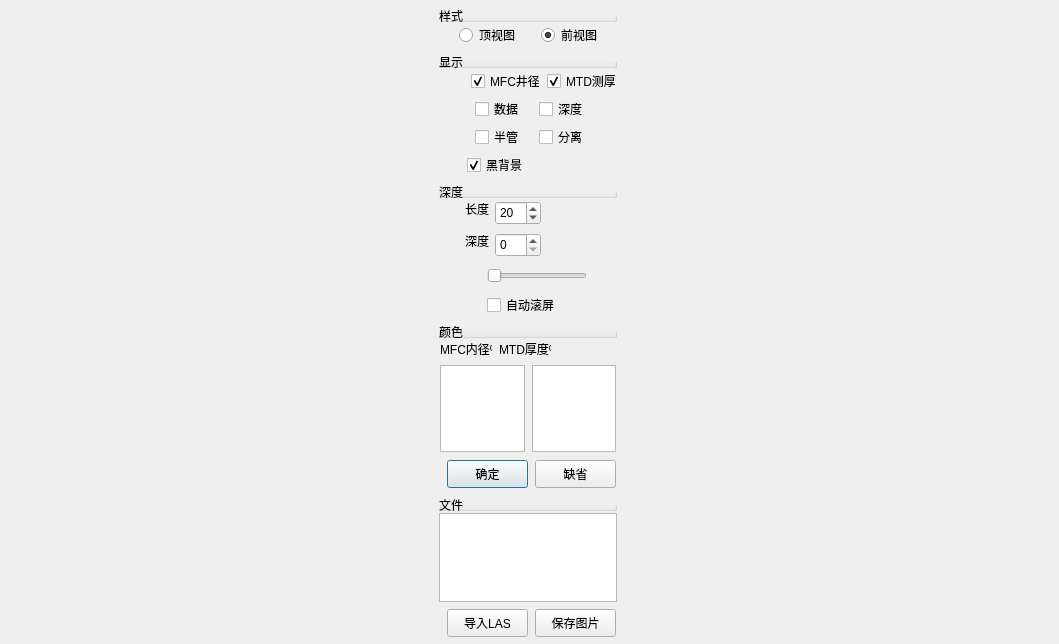
<?xml version="1.0" encoding="UTF-8"?>
<ui version="4.0">
 <class>casing3D</class>
 <widget class="QDialog" name="casing3D">
  <property name="enabled">
   <bool>true</bool>
  </property>
  <property name="geometry">
   <rect>
    <x>0</x>
    <y>0</y>
    <width>1059</width>
    <height>644</height>
   </rect>
  </property>
  <property name="windowTitle">
   <string>套管成像 (鼠标控制：左键旋转 右键缩放 中键拉伸 滚轮深度)</string>
  </property>
  <property name="windowIcon">
   <iconset>
    <normaloff>:/image/image/nemo.ico</normaloff>:/image/image/nemo.ico</iconset>
  </property>
  <property name="styleSheet">
   <string notr="true"/>
  </property>
  <layout class="QHBoxLayout" name="hGL" stretch="0">
   <property name="spacing">
    <number>0</number>
   </property>
   <property name="leftMargin">
    <number>0</number>
   </property>
   <property name="topMargin">
    <number>0</number>
   </property>
   <property name="rightMargin">
    <number>0</number>
   </property>
   <property name="bottomMargin">
    <number>0</number>
   </property>
   <item>
    <widget class="QWidget" name="option" native="true">
     <property name="maximumSize">
      <size>
       <width>180</width>
       <height>16777215</height>
      </size>
     </property>
     <widget class="QGroupBox" name="gbViewport">
      <property name="geometry">
       <rect>
        <x>0</x>
        <y>6</y>
        <width>178</width>
        <height>16</height>
       </rect>
      </property>
      <property name="title">
       <string>样式</string>
      </property>
      <property name="flat">
       <bool>true</bool>
      </property>
     </widget>
     <widget class="QGroupBox" name="gbShow">
      <property name="geometry">
       <rect>
        <x>0</x>
        <y>52</y>
        <width>178</width>
        <height>16</height>
       </rect>
      </property>
      <property name="title">
       <string>显示</string>
      </property>
      <property name="flat">
       <bool>true</bool>
      </property>
     </widget>
     <widget class="QGroupBox" name="gbDepth">
      <property name="geometry">
       <rect>
        <x>0</x>
        <y>182</y>
        <width>178</width>
        <height>16</height>
       </rect>
      </property>
      <property name="title">
       <string>深度</string>
      </property>
      <property name="flat">
       <bool>true</bool>
      </property>
     </widget>
     <widget class="QGroupBox" name="gbColor">
      <property name="geometry">
       <rect>
        <x>0</x>
        <y>322</y>
        <width>178</width>
        <height>16</height>
       </rect>
      </property>
      <property name="title">
       <string>颜色</string>
      </property>
      <property name="flat">
       <bool>true</bool>
      </property>
     </widget>
     <widget class="QGroupBox" name="gbFile">
      <property name="geometry">
       <rect>
        <x>0</x>
        <y>495</y>
        <width>178</width>
        <height>16</height>
       </rect>
      </property>
      <property name="title">
       <string>文件</string>
      </property>
      <property name="flat">
       <bool>true</bool>
      </property>
     </widget>
     <widget class="QListWidget" name="files">
      <property name="geometry">
       <rect>
        <x>0</x>
        <y>513</y>
        <width>178</width>
        <height>89</height>
       </rect>
      </property>
      <property name="maximumSize">
       <size>
        <width>16777215</width>
        <height>120</height>
       </size>
      </property>
     </widget>
     <widget class="QLabel" name="lbllenth">
      <property name="geometry">
       <rect>
        <x>26</x>
        <y>201</y>
        <width>24</width>
        <height>16</height>
       </rect>
      </property>
      <property name="toolTip">
       <string>单位：米/荧屏</string>
      </property>
      <property name="text">
       <string>长度</string>
      </property>
     </widget>
     <widget class="QDoubleSpinBox" name="dispLength">
      <property name="geometry">
       <rect>
        <x>56</x>
        <y>201</y>
        <width>46</width>
        <height>24</height>
       </rect>
      </property>
      <property name="minimumSize">
       <size>
        <width>0</width>
        <height>0</height>
       </size>
      </property>
      <property name="decimals">
       <number>0</number>
      </property>
      <property name="minimum">
       <double>1.000000000000000</double>
      </property>
      <property name="maximum">
       <double>500.000000000000000</double>
      </property>
      <property name="value">
       <double>20.000000000000000</double>
      </property>
     </widget>
     <widget class="QRadioButton" name="viewtop">
      <property name="geometry">
       <rect>
        <x>20</x>
        <y>27</y>
        <width>75</width>
        <height>16</height>
       </rect>
      </property>
      <property name="text">
       <string>顶视图  </string>
      </property>
     </widget>
     <widget class="QRadioButton" name="viewfront">
      <property name="geometry">
       <rect>
        <x>102</x>
        <y>27</y>
        <width>75</width>
        <height>16</height>
       </rect>
      </property>
      <property name="text">
       <string>前视图  </string>
      </property>
      <property name="checked">
       <bool>true</bool>
      </property>
     </widget>
     <widget class="QTableWidget" name="mfcColor">
      <property name="geometry">
       <rect>
        <x>1</x>
        <y>365</y>
        <width>85</width>
        <height>87</height>
       </rect>
      </property>
      <property name="maximumSize">
       <size>
        <width>16777215</width>
        <height>400</height>
       </size>
      </property>
      <property name="toolTip">
       <string>(实测半径-原始半径) / 厚度</string>
      </property>
      <property name="frameShape">
       <enum>QFrame::StyledPanel</enum>
      </property>
      <property name="verticalScrollBarPolicy">
       <enum>Qt::ScrollBarAlwaysOff</enum>
      </property>
      <property name="horizontalScrollBarPolicy">
       <enum>Qt::ScrollBarAlwaysOff</enum>
      </property>
      <property name="selectionMode">
       <enum>QAbstractItemView::SingleSelection</enum>
      </property>
      <property name="selectionBehavior">
       <enum>QAbstractItemView::SelectRows</enum>
      </property>
      <property name="wordWrap">
       <bool>false</bool>
      </property>
      <property name="cornerButtonEnabled">
       <bool>false</bool>
      </property>
      <attribute name="horizontalHeaderVisible">
       <bool>false</bool>
      </attribute>
      <attribute name="horizontalHeaderMinimumSectionSize">
       <number>10</number>
      </attribute>
      <attribute name="horizontalHeaderDefaultSectionSize">
       <number>40</number>
      </attribute>
      <attribute name="horizontalHeaderHighlightSections">
       <bool>true</bool>
      </attribute>
      <attribute name="verticalHeaderVisible">
       <bool>false</bool>
      </attribute>
      <attribute name="verticalHeaderMinimumSectionSize">
       <number>10</number>
      </attribute>
      <attribute name="verticalHeaderDefaultSectionSize">
       <number>16</number>
      </attribute>
      <attribute name="verticalHeaderShowSortIndicator" stdset="0">
       <bool>false</bool>
      </attribute>
      <attribute name="verticalHeaderStretchLastSection">
       <bool>false</bool>
      </attribute>
      <column>
       <property name="text">
        <string>差值</string>
       </property>
       <property name="foreground">
        <brush brushstyle="NoBrush">
         <color alpha="255">
          <red>0</red>
          <green>0</green>
          <blue>0</blue>
         </color>
        </brush>
       </property>
      </column>
      <column>
       <property name="text">
        <string>颜色</string>
       </property>
      </column>
     </widget>
     <widget class="QTableWidget" name="mtdColor">
      <property name="geometry">
       <rect>
        <x>93</x>
        <y>365</y>
        <width>84</width>
        <height>87</height>
       </rect>
      </property>
      <property name="maximumSize">
       <size>
        <width>16777215</width>
        <height>400</height>
       </size>
      </property>
      <property name="toolTip">
       <string>实测厚度 / 原始厚度</string>
      </property>
      <property name="verticalScrollBarPolicy">
       <enum>Qt::ScrollBarAlwaysOff</enum>
      </property>
      <property name="horizontalScrollBarPolicy">
       <enum>Qt::ScrollBarAlwaysOff</enum>
      </property>
      <property name="alternatingRowColors">
       <bool>false</bool>
      </property>
      <property name="selectionMode">
       <enum>QAbstractItemView::SingleSelection</enum>
      </property>
      <property name="selectionBehavior">
       <enum>QAbstractItemView::SelectRows</enum>
      </property>
      <property name="wordWrap">
       <bool>false</bool>
      </property>
      <property name="cornerButtonEnabled">
       <bool>false</bool>
      </property>
      <attribute name="horizontalHeaderVisible">
       <bool>false</bool>
      </attribute>
      <attribute name="horizontalHeaderDefaultSectionSize">
       <number>40</number>
      </attribute>
      <attribute name="horizontalHeaderHighlightSections">
       <bool>false</bool>
      </attribute>
      <attribute name="verticalHeaderVisible">
       <bool>false</bool>
      </attribute>
      <attribute name="verticalHeaderDefaultSectionSize">
       <number>22</number>
      </attribute>
      <column>
       <property name="text">
        <string>差值</string>
       </property>
       <property name="background">
        <color>
         <red>0</red>
         <green>0</green>
         <blue>0</blue>
        </color>
       </property>
       <property name="foreground">
        <brush brushstyle="NoBrush">
         <color alpha="255">
          <red>0</red>
          <green>0</green>
          <blue>0</blue>
         </color>
        </brush>
       </property>
      </column>
      <column>
       <property name="text">
        <string>颜色</string>
       </property>
       <property name="background">
        <color>
         <red>0</red>
         <green>0</green>
         <blue>0</blue>
        </color>
       </property>
       <property name="foreground">
        <brush brushstyle="NoBrush">
         <color alpha="255">
          <red>255</red>
          <green>255</green>
          <blue>255</blue>
         </color>
        </brush>
       </property>
      </column>
     </widget>
     <widget class="QSlider" name="depSelect">
      <property name="geometry">
       <rect>
        <x>48</x>
        <y>265</y>
        <width>100</width>
        <height>22</height>
       </rect>
      </property>
      <property name="minimumSize">
       <size>
        <width>100</width>
        <height>0</height>
       </size>
      </property>
      <property name="maximumSize">
       <size>
        <width>100</width>
        <height>16777215</height>
       </size>
      </property>
      <property name="maximum">
       <number>100</number>
      </property>
      <property name="singleStep">
       <number>1</number>
      </property>
      <property name="pageStep">
       <number>5</number>
      </property>
      <property name="orientation">
       <enum>Qt::Horizontal</enum>
      </property>
     </widget>
     <widget class="QCheckBox" name="showBack">
      <property name="geometry">
       <rect>
        <x>28</x>
        <y>157</y>
        <width>63</width>
        <height>16</height>
       </rect>
      </property>
      <property name="text">
       <string>黑背景</string>
      </property>
      <property name="checked">
       <bool>true</bool>
      </property>
     </widget>
     <widget class="QCheckBox" name="showMFC">
      <property name="geometry">
       <rect>
        <x>32</x>
        <y>73</y>
        <width>69</width>
        <height>16</height>
       </rect>
      </property>
      <property name="text">
       <string>MFC井径</string>
      </property>
      <property name="checked">
       <bool>true</bool>
      </property>
     </widget>
     <widget class="QCheckBox" name="showMTD">
      <property name="geometry">
       <rect>
        <x>108</x>
        <y>73</y>
        <width>69</width>
        <height>16</height>
       </rect>
      </property>
      <property name="text">
       <string>MTD测厚</string>
      </property>
      <property name="checked">
       <bool>true</bool>
      </property>
     </widget>
     <widget class="QLabel" name="label">
      <property name="geometry">
       <rect>
        <x>26</x>
        <y>233</y>
        <width>24</width>
        <height>16</height>
       </rect>
      </property>
      <property name="text">
       <string>深度</string>
      </property>
     </widget>
     <widget class="QDoubleSpinBox" name="depth">
      <property name="geometry">
       <rect>
        <x>56</x>
        <y>233</y>
        <width>46</width>
        <height>24</height>
       </rect>
      </property>
      <property name="minimumSize">
       <size>
        <width>0</width>
        <height>0</height>
       </size>
      </property>
      <property name="decimals">
       <number>0</number>
      </property>
     </widget>
     <widget class="QCheckBox" name="showApart">
      <property name="geometry">
       <rect>
        <x>100</x>
        <y>129</y>
        <width>51</width>
        <height>16</height>
       </rect>
      </property>
      <property name="text">
       <string>分离</string>
      </property>
      <property name="checked">
       <bool>false</bool>
      </property>
     </widget>
     <widget class="QCheckBox" name="showClip">
      <property name="geometry">
       <rect>
        <x>36</x>
        <y>129</y>
        <width>51</width>
        <height>16</height>
       </rect>
      </property>
      <property name="text">
       <string>半管</string>
      </property>
      <property name="checked">
       <bool>false</bool>
      </property>
     </widget>
     <widget class="QCheckBox" name="showData">
      <property name="geometry">
       <rect>
        <x>36</x>
        <y>101</y>
        <width>51</width>
        <height>16</height>
       </rect>
      </property>
      <property name="text">
       <string>数据</string>
      </property>
      <property name="checked">
       <bool>false</bool>
      </property>
     </widget>
     <widget class="QCheckBox" name="showDep">
      <property name="geometry">
       <rect>
        <x>100</x>
        <y>101</y>
        <width>51</width>
        <height>16</height>
       </rect>
      </property>
      <property name="text">
       <string>深度</string>
      </property>
     </widget>
     <widget class="QCheckBox" name="depAuto">
      <property name="geometry">
       <rect>
        <x>48</x>
        <y>297</y>
        <width>75</width>
        <height>16</height>
       </rect>
      </property>
      <property name="minimumSize">
       <size>
        <width>0</width>
        <height>0</height>
       </size>
      </property>
      <property name="text">
       <string>自动滚屏</string>
      </property>
     </widget>
     <widget class="QPushButton" name="colorOK">
      <property name="geometry">
       <rect>
        <x>8</x>
        <y>460</y>
        <width>81</width>
        <height>28</height>
       </rect>
      </property>
      <property name="styleSheet">
       <string notr="true"/>
      </property>
      <property name="text">
       <string>确定</string>
      </property>
     </widget>
     <widget class="QPushButton" name="colorReset">
      <property name="geometry">
       <rect>
        <x>96</x>
        <y>460</y>
        <width>81</width>
        <height>28</height>
       </rect>
      </property>
      <property name="styleSheet">
       <string notr="true"/>
      </property>
      <property name="text">
       <string>缺省</string>
      </property>
     </widget>
     <widget class="QLabel" name="lblColorMFC">
      <property name="geometry">
       <rect>
        <x>1</x>
        <y>341</y>
        <width>52</width>
        <height>16</height>
       </rect>
      </property>
      <property name="text">
       <string>MFC内径%</string>
      </property>
      <property name="margin">
       <number>2</number>
      </property>
     </widget>
     <widget class="QLabel" name="lblColorMTD">
      <property name="geometry">
       <rect>
        <x>60</x>
        <y>341</y>
        <width>52</width>
        <height>16</height>
       </rect>
      </property>
      <property name="text">
       <string>MTD厚度%</string>
      </property>
      <property name="margin">
       <number>2</number>
      </property>
     </widget>
     <widget class="QPushButton" name="importLAS">
      <property name="geometry">
       <rect>
        <x>8</x>
        <y>609</y>
        <width>81</width>
        <height>28</height>
       </rect>
      </property>
      <property name="text">
       <string>导入LAS</string>
      </property>
     </widget>
     <widget class="QPushButton" name="saveBmp">
      <property name="geometry">
       <rect>
        <x>96</x>
        <y>609</y>
        <width>81</width>
        <height>28</height>
       </rect>
      </property>
      <property name="styleSheet">
       <string notr="true"/>
      </property>
      <property name="text">
       <string>保存图片</string>
      </property>
     </widget>
    </widget>
   </item>
  </layout>
 </widget>
 <resources>
  <include location="nemo.qrc"/>
 </resources>
 <connections>
  <connection>
   <sender>mfcColor</sender>
   <signal>cellClicked(int,int)</signal>
   <receiver>casing3D</receiver>
   <slot>on_color_click()</slot>
   <hints>
    <hint type="sourcelabel">
     <x>524</x>
     <y>419</y>
    </hint>
    <hint type="destinationlabel">
     <x>734</x>
     <y>432</y>
    </hint>
   </hints>
  </connection>
  <connection>
   <sender>mtdColor</sender>
   <signal>cellClicked(int,int)</signal>
   <receiver>casing3D</receiver>
   <slot>on_color_click()</slot>
   <hints>
    <hint type="sourcelabel">
     <x>615</x>
     <y>419</y>
    </hint>
    <hint type="destinationlabel">
     <x>727</x>
     <y>382</y>
    </hint>
   </hints>
  </connection>
  <connection>
   <sender>depAuto</sender>
   <signal>clicked(bool)</signal>
   <receiver>casing3D</receiver>
   <slot>on_auto_depth()</slot>
   <hints>
    <hint type="sourcelabel">
     <x>615</x>
     <y>302</y>
    </hint>
    <hint type="destinationlabel">
     <x>668</x>
     <y>295</y>
    </hint>
   </hints>
  </connection>
  <connection>
   <sender>colorOK</sender>
   <signal>clicked()</signal>
   <receiver>casing3D</receiver>
   <slot>on_colorOk_click()</slot>
   <hints>
    <hint type="sourcelabel">
     <x>534</x>
     <y>497</y>
    </hint>
    <hint type="destinationlabel">
     <x>735</x>
     <y>502</y>
    </hint>
   </hints>
  </connection>
  <connection>
   <sender>colorReset</sender>
   <signal>clicked()</signal>
   <receiver>casing3D</receiver>
   <slot>on_colorReset_click()</slot>
   <hints>
    <hint type="sourcelabel">
     <x>615</x>
     <y>497</y>
    </hint>
    <hint type="destinationlabel">
     <x>735</x>
     <y>535</y>
    </hint>
   </hints>
  </connection>
  <connection>
   <sender>saveBmp</sender>
   <signal>clicked()</signal>
   <receiver>casing3D</receiver>
   <slot>on_savebmp_click()</slot>
   <hints>
    <hint type="sourcelabel">
     <x>615</x>
     <y>625</y>
    </hint>
    <hint type="destinationlabel">
     <x>736</x>
     <y>599</y>
    </hint>
   </hints>
  </connection>
  <connection>
   <sender>viewtop</sender>
   <signal>clicked(bool)</signal>
   <receiver>casing3D</receiver>
   <slot>on_viewport_click()</slot>
   <hints>
    <hint type="sourcelabel">
     <x>538</x>
     <y>42</y>
    </hint>
    <hint type="destinationlabel">
     <x>740</x>
     <y>49</y>
    </hint>
   </hints>
  </connection>
  <connection>
   <sender>viewfront</sender>
   <signal>clicked(bool)</signal>
   <receiver>casing3D</receiver>
   <slot>on_viewport_click()</slot>
   <hints>
    <hint type="sourcelabel">
     <x>615</x>
     <y>41</y>
    </hint>
    <hint type="destinationlabel">
     <x>746</x>
     <y>17</y>
    </hint>
   </hints>
  </connection>
  <connection>
   <sender>files</sender>
   <signal>currentTextChanged(QString)</signal>
   <receiver>casing3D</receiver>
   <slot>on_files_change()</slot>
   <hints>
    <hint type="sourcelabel">
     <x>616</x>
     <y>595</y>
    </hint>
    <hint type="destinationlabel">
     <x>741</x>
     <y>563</y>
    </hint>
   </hints>
  </connection>
  <connection>
   <sender>showMFC</sender>
   <signal>clicked(bool)</signal>
   <receiver>casing3D</receiver>
   <slot>on_show_click()</slot>
   <hints>
    <hint type="sourcelabel">
     <x>496</x>
     <y>82</y>
    </hint>
    <hint type="destinationlabel">
     <x>665</x>
     <y>72</y>
    </hint>
   </hints>
  </connection>
  <connection>
   <sender>showMTD</sender>
   <signal>clicked(bool)</signal>
   <receiver>casing3D</receiver>
   <slot>on_show_click()</slot>
   <hints>
    <hint type="sourcelabel">
     <x>586</x>
     <y>83</y>
    </hint>
    <hint type="destinationlabel">
     <x>811</x>
     <y>73</y>
    </hint>
   </hints>
  </connection>
  <connection>
   <sender>showBack</sender>
   <signal>clicked(bool)</signal>
   <receiver>casing3D</receiver>
   <slot>on_show_click()</slot>
   <hints>
    <hint type="sourcelabel">
     <x>615</x>
     <y>172</y>
    </hint>
    <hint type="destinationlabel">
     <x>689</x>
     <y>92</y>
    </hint>
   </hints>
  </connection>
  <connection>
   <sender>showData</sender>
   <signal>clicked(bool)</signal>
   <receiver>casing3D</receiver>
   <slot>on_show_click()</slot>
   <hints>
    <hint type="sourcelabel">
     <x>543</x>
     <y>116</y>
    </hint>
    <hint type="destinationlabel">
     <x>829</x>
     <y>85</y>
    </hint>
   </hints>
  </connection>
  <connection>
   <sender>showClip</sender>
   <signal>clicked(bool)</signal>
   <receiver>casing3D</receiver>
   <slot>on_show_click()</slot>
   <hints>
    <hint type="sourcelabel">
     <x>543</x>
     <y>144</y>
    </hint>
    <hint type="destinationlabel">
     <x>831</x>
     <y>123</y>
    </hint>
   </hints>
  </connection>
  <connection>
   <sender>showApart</sender>
   <signal>clicked(bool)</signal>
   <receiver>casing3D</receiver>
   <slot>on_show_click()</slot>
   <hints>
    <hint type="sourcelabel">
     <x>615</x>
     <y>144</y>
    </hint>
    <hint type="destinationlabel">
     <x>699</x>
     <y>165</y>
    </hint>
   </hints>
  </connection>
  <connection>
   <sender>depth</sender>
   <signal>valueChanged(double)</signal>
   <receiver>casing3D</receiver>
   <slot>on_set_depth()</slot>
   <hints>
    <hint type="sourcelabel">
     <x>610</x>
     <y>248</y>
    </hint>
    <hint type="destinationlabel">
     <x>694</x>
     <y>235</y>
    </hint>
   </hints>
  </connection>
  <connection>
   <sender>dispLength</sender>
   <signal>valueChanged(double)</signal>
   <receiver>casing3D</receiver>
   <slot>on_depth_len_change()</slot>
   <hints>
    <hint type="sourcelabel">
     <x>610</x>
     <y>220</y>
    </hint>
    <hint type="destinationlabel">
     <x>692</x>
     <y>207</y>
    </hint>
   </hints>
  </connection>
  <connection>
   <sender>depSelect</sender>
   <signal>actionTriggered(int)</signal>
   <receiver>casing3D</receiver>
   <slot>on_change_depth()</slot>
   <hints>
    <hint type="sourcelabel">
     <x>606</x>
     <y>275</y>
    </hint>
    <hint type="destinationlabel">
     <x>688</x>
     <y>266</y>
    </hint>
   </hints>
  </connection>
  <connection>
   <sender>importLAS</sender>
   <signal>clicked()</signal>
   <receiver>casing3D</receiver>
   <slot>on_import_las()</slot>
   <hints>
    <hint type="sourcelabel">
     <x>534</x>
     <y>625</y>
    </hint>
    <hint type="destinationlabel">
     <x>733</x>
     <y>643</y>
    </hint>
   </hints>
  </connection>
  <connection>
   <sender>showDep</sender>
   <signal>clicked(bool)</signal>
   <receiver>casing3D</receiver>
   <slot>on_show_click()</slot>
   <hints>
    <hint type="sourcelabel">
     <x>579</x>
     <y>113</y>
    </hint>
    <hint type="destinationlabel">
     <x>700</x>
     <y>133</y>
    </hint>
   </hints>
  </connection>
 </connections>
 <slots>
  <slot>on_colorOk_click()</slot>
  <slot>on_colorReset_click()</slot>
  <slot>on_savebmp_click()</slot>
  <slot>on_viewport_click()</slot>
  <slot>on_grid_click()</slot>
  <slot>on_set_depth()</slot>
  <slot>on_files_change()</slot>
  <slot>on_depth_len_change()</slot>
  <slot>on_import_las()</slot>
  <slot>on_color_click()</slot>
  <slot>on_auto_depth()</slot>
  <slot>on_show_click()</slot>
  <slot>on_change_depth()</slot>
 </slots>
</ui>
